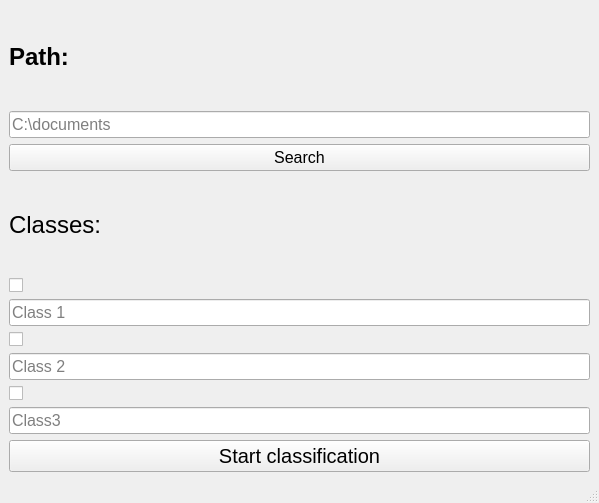
<?xml version="1.0" encoding="UTF-8"?>
<ui version="4.0">
 <class>MainWindow</class>
 <widget class="QMainWindow" name="MainWindow">
  <property name="geometry">
   <rect>
    <x>0</x>
    <y>0</y>
    <width>599</width>
    <height>503</height>
   </rect>
  </property>
  <property name="windowTitle">
   <string>MainWindow</string>
  </property>
  <widget class="QWidget" name="centralwidget">
   <layout class="QVBoxLayout" name="verticalLayout">
    <item>
     <widget class="QLabel" name="label">
      <property name="enabled">
       <bool>true</bool>
      </property>
      <property name="font">
       <font>
        <pointsize>18</pointsize>
        <weight>75</weight>
        <bold>true</bold>
        <strikeout>false</strikeout>
        <kerning>true</kerning>
       </font>
      </property>
      <property name="text">
       <string>Path:</string>
      </property>
     </widget>
    </item>
    <item>
     <widget class="QLineEdit" name="lineEdit">
      <property name="font">
       <font>
        <pointsize>12</pointsize>
       </font>
      </property>
      <property name="toolTip">
       <string/>
      </property>
      <property name="placeholderText">
       <string>C:\documents</string>
      </property>
     </widget>
    </item>
    <item>
     <widget class="QPushButton" name="pushButton">
      <property name="font">
       <font>
        <pointsize>12</pointsize>
       </font>
      </property>
      <property name="text">
       <string>Search</string>
      </property>
     </widget>
    </item>
    <item>
     <widget class="QLabel" name="label_2">
      <property name="font">
       <font>
        <pointsize>18</pointsize>
       </font>
      </property>
      <property name="text">
       <string>Classes:</string>
      </property>
     </widget>
    </item>
    <item>
     <widget class="QCheckBox" name="checkBox">
      <property name="font">
       <font>
        <pointsize>12</pointsize>
       </font>
      </property>
      <property name="text">
       <string/>
      </property>
     </widget>
    </item>
    <item>
     <widget class="QLineEdit" name="lineEdit_2">
      <property name="font">
       <font>
        <pointsize>12</pointsize>
       </font>
      </property>
      <property name="placeholderText">
       <string>Class 1 </string>
      </property>
     </widget>
    </item>
    <item>
     <widget class="QCheckBox" name="checkBox_2">
      <property name="font">
       <font>
        <pointsize>12</pointsize>
       </font>
      </property>
      <property name="text">
       <string/>
      </property>
     </widget>
    </item>
    <item>
     <widget class="QLineEdit" name="lineEdit_3">
      <property name="font">
       <font>
        <pointsize>12</pointsize>
       </font>
      </property>
      <property name="placeholderText">
       <string>Class 2</string>
      </property>
     </widget>
    </item>
    <item>
     <widget class="QCheckBox" name="checkBox_3">
      <property name="font">
       <font>
        <pointsize>12</pointsize>
       </font>
      </property>
      <property name="text">
       <string/>
      </property>
     </widget>
    </item>
    <item>
     <widget class="QLineEdit" name="lineEdit_4">
      <property name="font">
       <font>
        <pointsize>12</pointsize>
       </font>
      </property>
      <property name="placeholderText">
       <string>Class3</string>
      </property>
     </widget>
    </item>
    <item>
     <widget class="QPushButton" name="pushButton_2">
      <property name="font">
       <font>
        <pointsize>15</pointsize>
       </font>
      </property>
      <property name="text">
       <string>Start classification</string>
      </property>
     </widget>
    </item>
   </layout>
  </widget>
  <widget class="QMenuBar" name="menubar">
   <property name="geometry">
    <rect>
     <x>0</x>
     <y>0</y>
     <width>599</width>
     <height>26</height>
    </rect>
   </property>
  </widget>
  <widget class="QStatusBar" name="statusbar"/>
 </widget>
 <resources/>
 <connections/>
</ui>
